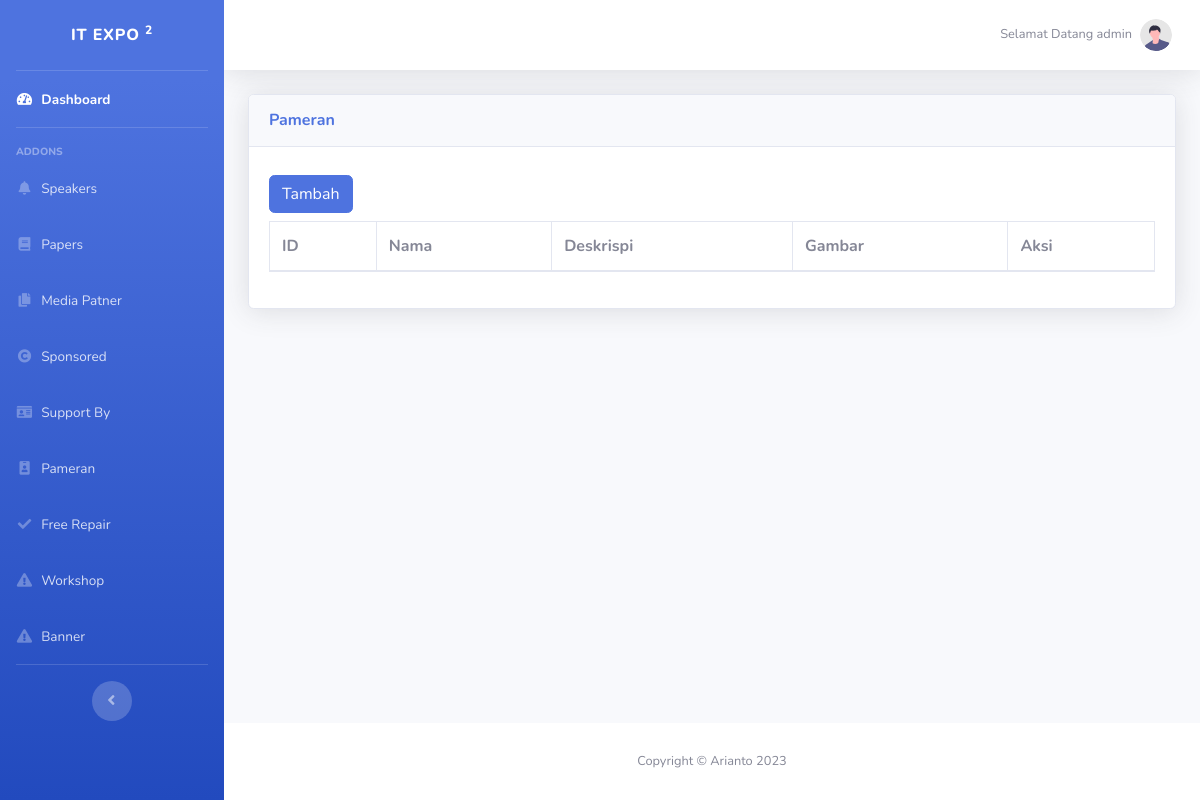
Before: /admin/banner.php (signed in) with the older database file.
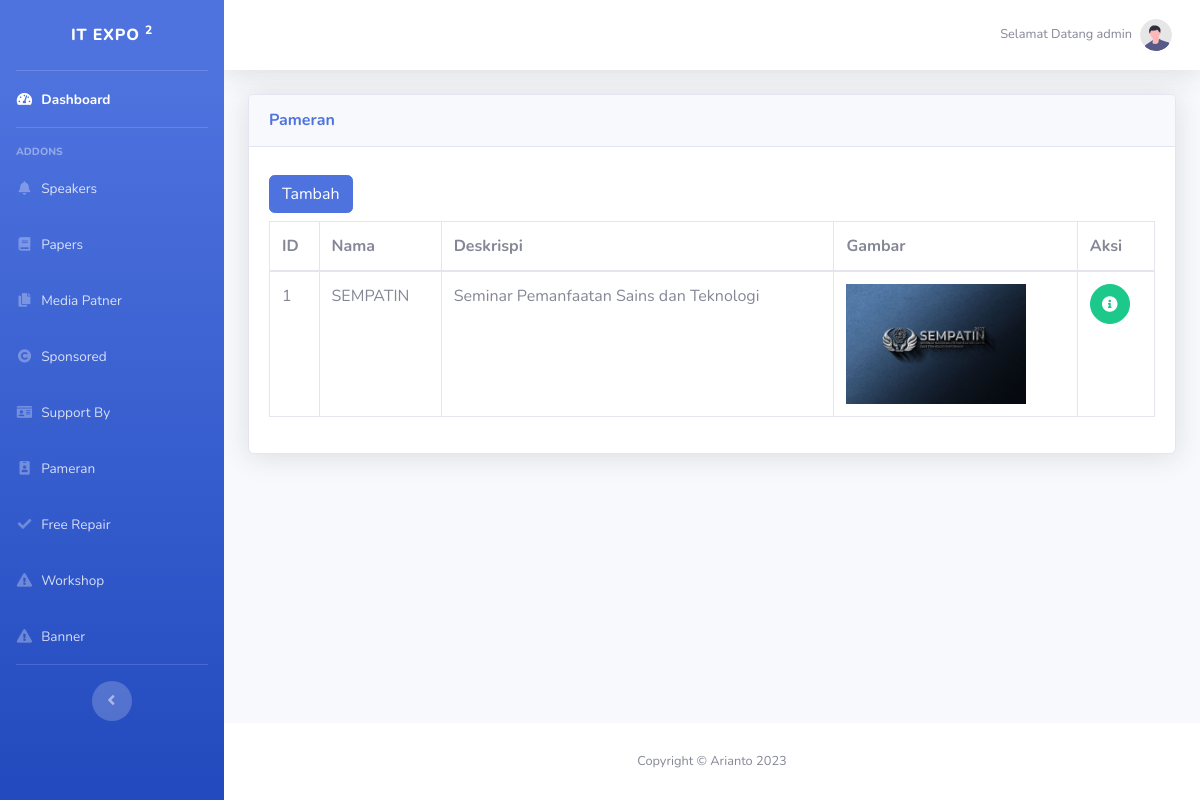
After: the same page with the newer database file.
### tables this page shows
CREATE TABLE `banner` (
  `id` int(11) NOT NULL,
  `nama` varchar(255) NOT NULL,
  `deskripsi` varchar(255) NOT NULL,
  `gambar` varchar(255) NOT NULL
);

### admin/banner.php (the view, shortened to what this page needs)
<?php
include '../koneksi.php';
include './header.php';
$result = mysqli_query($conn, "SELECT * FROM banner");
?>
<div class="container-fluid">
    <div class="card shadow mb-4">
        <div class="card-header py-3">
            <h6 class="m-0 font-weight-bold text-primary">Pameran</h6>
        </div>
        <div class="card-body">
            <a href="tambah-banner.php" class="btn btn-primary my-2">Tambah</a>
            <div class="table-responsive">
                <table class="table table-bordered" id="dataTable" width="100%" cellspacing="0">
                    <thead>
                        <tr>
                            <th>ID</th>
                            <th>Nama</th>
                            <th>Deskrispi</th>
                            <th>Gambar</th>
                            <th>Aksi</th>
                        </tr>
                    </thead>
                    <tbody>
                        <?php $i = 1; ?>
                        <?php while ($p = mysqli_fetch_assoc($result)) : ?>
                            <tr>
                                <td><?= $i; ?></td>
                                <td><?= $p['nama']; ?></td>
                                <td><?= $p['deskripsi']; ?></td>
                                <td><img src="./gambar/<?= $p['gambar']; ?>" width="180px"></td>
                                <td>
                                    <a href="edit-pameran.php?id=<?= $p['id']; ?>" class="btn btn-success btn-circle">
                                        <i class="fas fa-info-circle"></i>
                                    </a>
                                </td>
                            </tr>
                            <?php $i++; ?>
                        <?php endwhile; ?>
                    </tbody>
                </table>
            </div>
        </div>
    </div>
</div>
<?php include './footer.php'; ?>

### admin/header.php (shortened to what this page needs)
<!DOCTYPE html>
<html lang="en">
<head>
    <link href="vendor/fontawesome-free/css/all.min.css" rel="stylesheet" type="text/css">
    <link href="css/sb-admin-2.min.css" rel="stylesheet">
</head>
<body id="page-top">
    <div id="wrapper">
        <ul class="navbar-nav bg-gradient-primary sidebar sidebar-dark accordion" id="accordionSidebar">
            <a class="sidebar-brand d-flex align-items-center justify-content-center" href="home.php">
                <div class="sidebar-brand-text mx-3">IT Expo <sup>2</sup></div>
            </a>
            <hr class="sidebar-divider my-0">
            <li class="nav-item active">
                <a class="nav-link" href="home.php">
                    <i class="fas fa-fw fa-tachometer-alt"></i>
                    <span>Dashboard</span></a>
            </li>
            <hr class="sidebar-divider">
            <div class="sidebar-heading">
                Addons
            </div>
            <li class="nav-item">
                <a class="nav-link" href="speakers.php">
                    <i class="fas fa-fw fa-bell"></i>
                    <span>Speakers</span></a>
            </li>
            <li class="nav-item">
                <a class="nav-link" href="paper.php">
                    <i class="fas fa-fw fa-book"></i>
                    <span>Papers</span></a>
            </li>
            <li class="nav-item">
                <a class="nav-link" href="patner.php">
                    <i class="fas fa-fw fa-copy"></i>
                    <span>Media Patner</span></a>
            </li>
            <li class="nav-item">
                <a class="nav-link" href="sponsor.php">
                    <i class="fas fa-fw fa-copyright"></i>
                    <span>Sponsored</span></a>
            </li>
            <li class="nav-item">
                <a class="nav-link" href="support.php">
                    <i class="fas fa-fw fa-id-card"></i>
                    <span>Support By</span></a>
            </li>
            <li class="nav-item">
                <a class="nav-link" href="pameran.php">
                    <i class="fas fa-fw fa-id-badge"></i>
                    <span>Pameran</span></a>
            </li>
            <li class="nav-item">
                <a class="nav-link" href="repair.php">
                    <i class="fas fa-fw fa-check"></i>
                    <span>Free Repair</span></a>
            </li>
            <li class="nav-item">
                <a class="nav-link" href="workshop.php">
                    <i class="fas fa-fw fa-exclamation-triangle"></i>
                    <span>Workshop</span></a>
            </li>
            <li class="nav-item">
                <a class="nav-link" href="banner.php">
                    <i class="fas fa-fw fa-exclamation-triangle"></i>
                    <span>Banner</span></a>
            </li>
            <hr class="sidebar-divider d-none d-md-block">
            <div class="text-center d-none d-md-inline">
                <button class="rounded-circle border-0" id="sidebarToggle"></button>
            </div>
        </ul>
        <div id="content-wrapper" class="d-flex flex-column">
            <div id="content">
                <nav class="navbar navbar-expand navbar-light bg-white topbar mb-4 static-top shadow">
                    <ul class="navbar-nav ml-auto">
                        <li class="nav-item dropdown no-arrow">
                            <a class="nav-link dropdown-toggle" href="#" id="userDropdown" role="button" data-toggle="dropdown" aria-haspopup="true" aria-expanded="false">
                                <span class="mr-2 d-none d-lg-inline text-gray-600 small">Selamat Datang <?= $_SESSION['username']; ?></span>
                                <img class="img-profile rounded-circle" src="img/undraw_profile.svg">
                            </a>
                        </li>
                    </ul>
                </nav>

### admin/footer.php (shortened to what this page needs)
</div>
<footer class="sticky-footer bg-white">
    <div class="container my-auto">
        <div class="copyright text-center my-auto">
            <span>Copyright &copy; Arianto 2023</span>
        </div>
    </div>
</footer>
</div>
</div>
</body>
</html>

Changed rows visible on the page:
added banner: nama "SEMPATIN", deskripsi "Seminar Pemanfaatan Sains dan Teknologi", gambar (picture)
